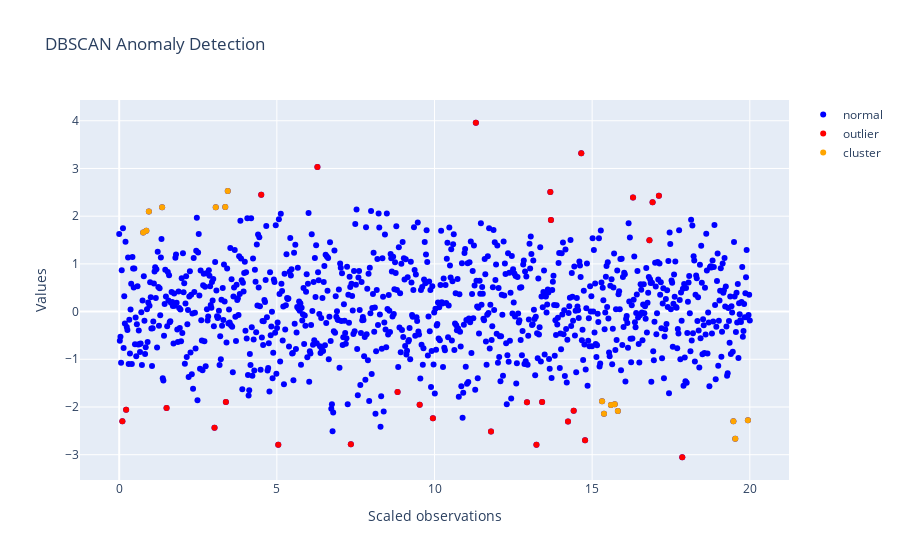

The notebook cell this image was saved under:
### Code cell
# Convert the above plot to Plotly format
import plotly.graph_objects as go
fig = go.Figure()
fig.add_trace(go.Scatter(x=data2D[:,1], y=data2D[:,0], mode='markers', marker=dict(color='blue'), name='normal'))
fig.add_trace(go.Scatter(x=data2D[:,1][pred_labels==-1], y=data2D[pred_labels==-1,0], mode='markers', marker=dict(color='red'), name='outlier'))
fig.add_trace(go.Scatter(x=data2D[:,1][pred_labels>0], y=data2D[pred_labels>0,0], mode='markers', marker=dict(color='orange'), name='cluster'))
fig.update_layout(title='DBSCAN Anomaly Detection', xaxis_title='Scaled observations', yaxis_title='Values')
fig.show()

### Figure 1 — Plotly figure (JSON) as saved in the notebook; plotly's stock layout.template omitted (floating-point values rounded to 4 significant figures; data arrays with more than 128 entries replaced by an {"elided": "..."} marker saying what was removed)
{"data": [{"marker": {"color": "blue"}, "mode": "markers", "name": "normal", "type": "scatter", "x": {"elided": "1000 float values"}, "y": {"elided": "1000 float values"}}, {"marker": {"color": "red"}, "mode": "markers", "name": "outlier", "type": "scatter", "x": [0.1001, 0.2202, 1.502, 3.023, 3.383, 4.505, 5.045, 6.286, 7.347, 8.829, 9.53, 9.95, 11.31, 11.79, 12.93, 13.23, 13.41, 13.67, 13.69, 14.23, 14.41, 14.65, 14.77, 16.3, 16.82, 16.92, 17.12, 17.86], "y": [-2.302, -2.06, -2.022, -2.435, -1.896, 2.449, -2.793, 3.031, -2.783, -1.684, -1.952, -2.237, 3.959, -2.516, -1.899, -2.791, -1.895, 2.506, 1.92, -2.305, -2.077, 3.321, -2.698, 2.39, 1.496, 2.294, 2.429, -3.054]}, {"marker": {"color": "orange"}, "mode": "markers", "name": "cluster", "type": "scatter", "x": [0.7608, 0.8609, 0.9409, 1.361, 3.063, 3.363, 3.443, 15.32, 15.38, 15.6, 15.72, 15.82, 19.48, 19.54, 19.94], "y": [1.66, 1.692, 2.1, 2.186, 2.187, 2.191, 2.528, -1.881, -2.144, -1.958, -1.941, -2.086, -2.298, -2.664, -2.277]}], "layout": {"title": {"text": "DBSCAN Anomaly Detection"}, "xaxis": {"title": {"text": "Scaled observations"}}, "yaxis": {"title": {"text": "Values"}}}}
